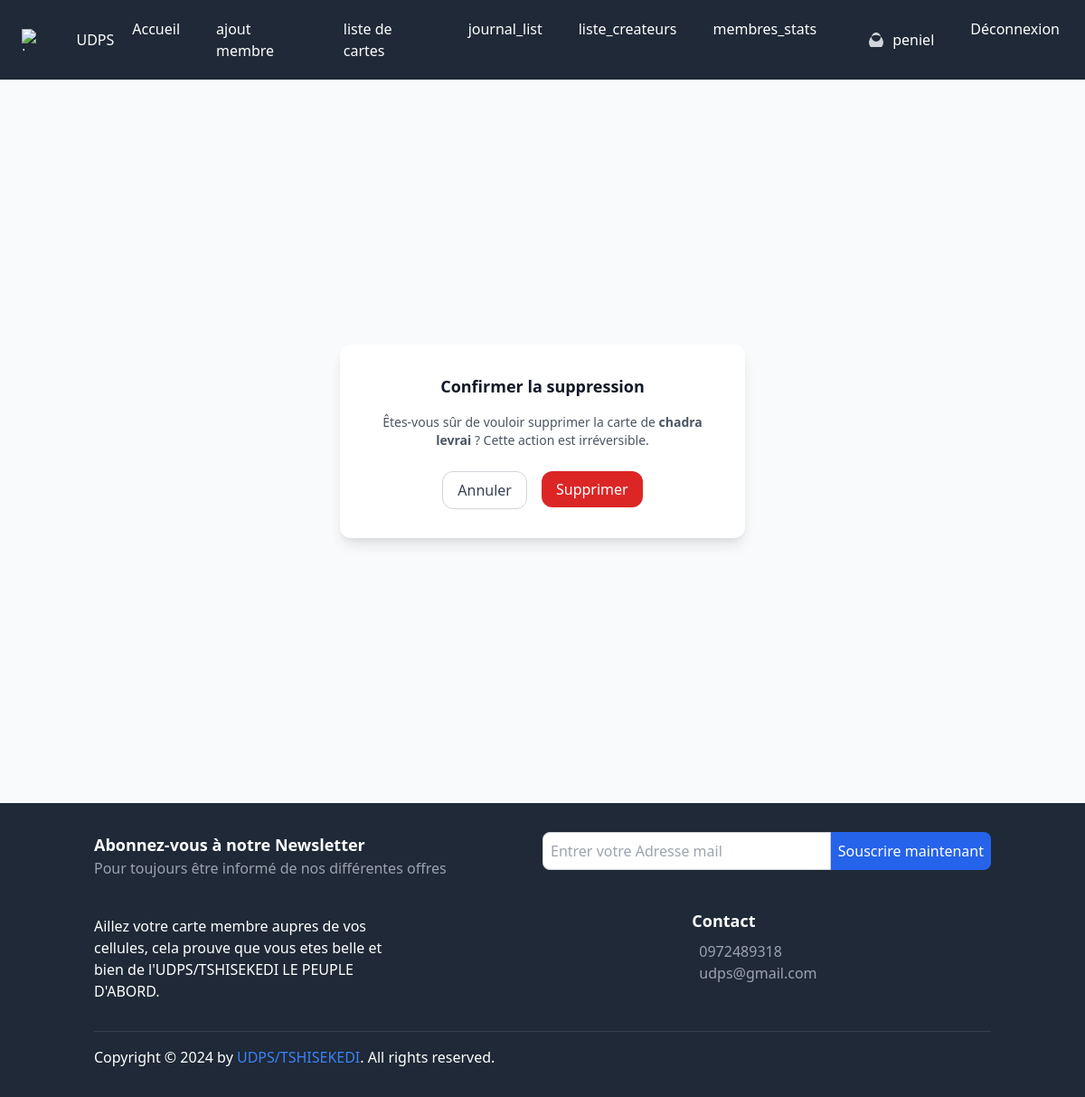
The app's page /user/user/carte/20/supprimer/ (signed in) with its own data.
### core/models.py (models this page shows, shortened)
class CustomUser(AbstractUser):
    email = models.EmailField(unique=True)
    profile_pic = models.ImageField(upload_to="p_img", blank=True, null=True)
    address = models.CharField(max_length=50, blank=True, null=True)
    phone = models.CharField(max_length=11, blank=True, null=True)
    role = models.CharField(max_length=50, blank=True, null=True)
    bio = models.TextField(blank=True, null=True)
    is_active_user = models.BooleanField(default=False)  # utilisateur désactivé par défaut
    province = models.CharField(max_length=100, blank=True, null=True)
    ville_ou_district = models.CharField(max_length=100, blank=True, null=True)
    commune_ou_contree = models.CharField(max_length=100, blank=True, null=True)
    USERNAME_FIELD = 'email'
    REQUIRED_FIELDS = ('username',)

class Citoyen(models.Model):
    STATUT_CHOICES = (
        ("pending", "En attente"),
        ("valid", "Valide"),
        ("invalid", "Invalide"),
    )
    SEXE_CHOICES = (
        ("M", "Masculin"),
        ("F", "Féminin"),
    )
    ADHESION_CHOICES = (
        ("membre_honneur", "Membre d'honneur"),
        ("president_federation", "Président Fédération"),
        ("president_cellule", "Président Cellule"),
    )
    prenom = models.CharField(max_length=100)
    postnom = models.CharField(max_length=100, blank=True, null=True)
    nom = models.CharField(max_length=100)
    date_naissance = models.DateField()
    lieu_naissance = models.CharField(max_length=150, blank=True, null=True)
    nationalite = models.CharField(max_length=100, default="Congolaise")
    sexe = models.CharField(max_length=1, choices=SEXE_CHOICES, default="M")
    province = models.CharField(max_length=150, blank=True, null=True)
    federation = models.CharField(max_length=150, blank=True, null=True)
    cellule = models.CharField(max_length=150, blank=True, null=True)
    statut_adhesion = models.CharField(
        max_length=30,
        choices=ADHESION_CHOICES,
        default="membre_honneur"
    )
    photo = models.ImageField(upload_to="citoyens/photos/", blank=True, null=True)
    signature = models.ImageField(upload_to="citoyens/signatures/", blank=True, null=True)
    numero_identite = models.CharField(max_length=20, unique=True, blank=True)
    statut = models.CharField(max_length=10, choices=STATUT_CHOICES, default="pending")
    qr_code = models.ImageField(upload_to="citoyens/qrcodes/", blank=True, null=True)
    date_expiration_fk = models.ForeignKey(
        "DateExpirationfk",
        on_delete=models.SET_NULL,
        null=True,
        blank=True,
        related_name="citoyens"
    )
    date_creation = models.DateTimeField(auto_now_add=True)
    cree_par = models.ForeignKey(
        settings.AUTH_USER_MODEL,
        on_delete=models.SET_NULL,
        null=True,
        related_name="citoyens_crees"
    )
    valide_par = models.ForeignKey(
        settings.AUTH_USER_MODEL,
        on_delete=models.SET_NULL,
        null=True,
        blank=True,
        related_name="citoyens_valides"
    )

### core/views.py (the view)
# urls.py: path('user/carte/<int:citoyen_id>/supprimer/', views.supprimer_carte, name='supprimer_carte'),
@login_required(login_url="signin")
def supprimer_carte(request, citoyen_id):
    citoyen = get_object_or_404(Citoyen, id=citoyen_id)
    if request.user != citoyen.cree_par:
        messages.error(request, "Vous n'êtes pas autorisé à supprimer cette carte.")
        return redirect("profile")
    if request.method == "POST":
        citoyen.delete()
        messages.success(request, "Carte citoyenne supprimée avec succès ✅")
        return redirect("profile")
    return render(request, "core/confirmer_suppression_carte.html", {
        "citoyen": citoyen
    })

### core/templates/core/confirmer_suppression_carte.html (shortened to what this page needs)
{% extends "base.html" %}
{% block content %}
<div class="min-h-screen flex items-center justify-center bg-gray-50">
  <div class="bg-white rounded-xl shadow-lg p-8 max-w-md text-center">
    <h2 class="text-lg font-semibold text-gray-900 mb-4">Confirmer la suppression</h2>
    <p class="text-sm text-gray-600 mb-6">Êtes-vous sûr de vouloir supprimer la carte de <strong>{{ citoyen.prenom }} {{ citoyen.nom }}</strong> ? Cette action est irréversible.</p>
    <div class="flex justify-center space-x-4">
      <a href="{% url 'profile' %}"
         class="px-4 py-2 rounded-xl border border-gray-300 text-gray-700 hover:bg-gray-50">Annuler</a>
      <form method="post">
        <button type="submit"
                class="px-4 py-2 rounded-xl bg-red-600 text-white hover:bg-red-700">
          Supprimer
        </button>
      </form>
    </div>
  </div>
</div>
{% endblock %}

### templates/base.html (shortened to what this page needs)
{% load static %}
<!DOCTYPE html>
<html lang="fr">
<head>
    <link href="https://cdn.jsdelivr.net/npm/tailwindcss@2.2.19/dist/tailwind.min.css" rel="stylesheet">
</head>
<body class="bg-gray-100">
    <nav class="bg-gray-800 text-white">
        <div class="max-w-7xl mx-auto px-4 py-3 flex justify-between items-center">
            <a href="{% url 'index' %}" class="text-gray hover:underline flex items-center bg-white-800 p-2 rounded">
                <img src="{% static 'img/logo_udps.jpg' %}" alt="Logo" class="h-6 mr-2">
                UDPS
            </a>
            <div class="hidden md:flex space-x-4">
                <a href="{% url 'index' %}" class="hover:bg-gray-700 px-3 py-2 rounded">Accueil</a>
                {% if request.user.is_authenticated and request.user.is_active_user %}
                <a href="{% url 'citoyen_create' %}" class="hover:bg-gray-700 px-3 py-2 rounded">ajout membre</a>
                {% endif %}
                {% if request.user.is_authenticated and request.user.is_active_user %}
                <a href="{% url 'citoyens_list' %}" class="hover:bg-gray-700 px-3 py-2 rounded">liste de cartes</a>
                {% endif %}
                {% if request.user.is_authenticated and request.user.is_active_user %}
                <a href="{% url 'journal_list' %}" class="hover:bg-gray-700 px-3 py-2 rounded">journal_list</a>
                {% endif %}
                {% if request.user.is_authenticated and request.user.is_active_user %}
                <a href="{% url 'liste_createurs' %}" class="hover:bg-gray-700 px-3 py-2 rounded">liste_createurs</a>
                {% endif %}
                {% if request.user.is_authenticated and request.user.is_active_user %}
                <a href="{% url 'citoyens_dashboard_stats' %}" class="hover:bg-gray-700 px-3 py-2 rounded">membres_stats</a>
                {% endif %}
                {% if request.user.is_authenticated %}
                <a href="{% url 'profile' user.id %}" class="flex items-center space-x-2 hover:bg-gray-700 px-3 py-2 rounded">
                    <svg xmlns="http://www.w3.org/2000/svg"
                         class="h-5 w-5 text-gray-300"
                         viewBox="0 0 20 20"
                         fill="currentColor">
                      <path fill-rule="evenodd"
                            d="M10 2a5 5 0 100 10 5 5 0 000-10zM4 18a8 8 0 1112 0H4z"
                            clip-rule="evenodd" />
                    </svg>
                    <span>{{ request.user.username }}</span>
                  </a>
                    <a href="{% url 'signout' %}" class="hover:bg-gray-700 px-3 py-2 rounded">Déconnexion</a>
                {% else %}
                    <a href="{% url 'signup' %}" class="hover:bg-gray-700 px-3 py-2 rounded">S'inscrire</a>
                    <a href="{% url 'signin' %}" class="hover:bg-gray-700 px-3 py-2 rounded">Connexion</a>
                {% endif %}
            </div>
        </div>
    </nav>
      {% block content %}{% endblock content %}
    <footer class="bg-gray-800 text-white py-8">
        <div class="container mx-auto px-4">
            <div class="mb-8">
                <div class="flex flex-col md:flex-row">
                    <div class="md:w-1/2 mb-4 md:mb-0">
                        <h3 class="text-lg font-bold">Abonnez-vous à notre Newsletter</h3>
                        <p class="text-gray-400">Pour toujours être informé de nos différentes offres</p>
                    </div>
                    <div class="md:w-1/2">
                        <form action="https://api.web3forms.com/submit" method="POST" class="flex">
                            <input type="email" name="email" placeholder="Entrer votre Adresse mail" required class="flex-1 p-2 rounded-l-lg border border-gray-300" />
                            <button class="bg-blue-600 text-white p-2 rounded-r-lg">Souscrire maintenant</button>
                        </form>
                    </div>
                </div>
            </div>
            <div class="flex flex-col md:flex-row mb-8">
                <div class="md:w-1/3 mb-4 md:mb-0">
                    <p>Aillez votre carte membre aupres de vos cellules, cela prouve que vous etes belle et bien de l'UDPS/TSHISEKEDI LE PEUPLE D'ABORD.</p>
                </div>
                <div class="md:w-1/3 mb-4 md:mb-0">
                </div>
                <div class="md:w-1/3">
                    <h3 class="text-lg font-bold">Contact</h3>
                    <div class="mt-2">
                        <p class="flex items-center"><a href="callto:+243 97 24 89 318" class="text-gray-400 hover:text-white">0972489318</a></p>
                        <p class="flex items-center"><a href="mailto:ngelekapeniel@gmail.com" class="text-gray-400 hover:text-white">udps@gmail.com</a></p>
                    </div>
                </div>
            </div>
            <div class="border-t border-gray-700 pt-4">
                <div class="flex justify-between items-center">
                    <div>
                        <p class="mb-0">Copyright © 2024 by <a href="#" class="text-blue-500 hover:underline">UDPS/TSHISEKEDI</a>. All rights reserved.</p>
                    </div>
                </div>
            </div>
        </div>
    </footer>
</body>
</html>

### records on screen
CustomUser: user.username "peniel"
Citoyen: prenom "chadra", nom "levrai"
